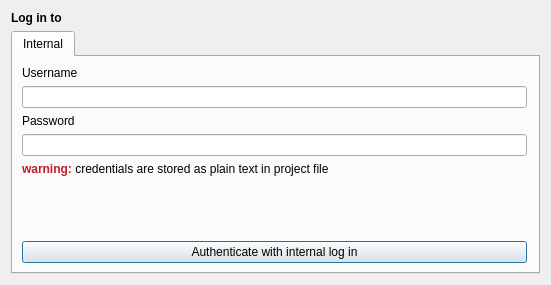
<?xml version="1.0" encoding="UTF-8"?>
<ui version="4.0">
 <class>LoginDialog</class>
 <widget class="QDialog" name="LoginDialog">
  <property name="geometry">
   <rect>
    <x>0</x>
    <y>0</y>
    <width>551</width>
    <height>285</height>
   </rect>
  </property>
  <property name="windowTitle">
   <string>Authenticate connection</string>
  </property>
  <layout class="QGridLayout" name="gridLayout_2">
   <item row="9" column="0">
    <widget class="QTabWidget" name="tabWidget">
     <property name="tabPosition">
      <enum>QTabWidget::North</enum>
     </property>
     <property name="tabShape">
      <enum>QTabWidget::Rounded</enum>
     </property>
     <property name="documentMode">
      <bool>false</bool>
     </property>
     <property name="movable">
      <bool>false</bool>
     </property>
     <property name="tabBarAutoHide">
      <bool>false</bool>
     </property>
     <widget class="QWidget" name="internal">
      <property name="sizePolicy">
       <sizepolicy hsizetype="Expanding" vsizetype="Expanding">
        <horstretch>0</horstretch>
        <verstretch>0</verstretch>
       </sizepolicy>
      </property>
      <property name="maximumSize">
       <size>
        <width>523</width>
        <height>16777215</height>
       </size>
      </property>
      <attribute name="title">
       <string>Internal</string>
      </attribute>
      <layout class="QVBoxLayout" name="verticalLayout_3">
       <item>
        <widget class="QLabel" name="usernameLabel">
         <property name="text">
          <string>Username</string>
         </property>
        </widget>
       </item>
       <item>
        <widget class="QLineEdit" name="usernameEdit"/>
       </item>
       <item>
        <widget class="QLabel" name="passwordLabel">
         <property name="text">
          <string>Password</string>
         </property>
        </widget>
       </item>
       <item>
        <widget class="QLineEdit" name="passwordEdit"/>
       </item>
       <item>
        <widget class="QLabel" name="description">
         <property name="text">
          <string>&lt;html&gt;&lt;head/&gt;&lt;body&gt;&lt;p&gt;&lt;span style=&quot; font-weight:700; color:#c01c28;&quot;&gt;warning: &lt;/span&gt;&lt;span style=&quot; color:#000000;&quot;&gt;credentials are stored as plain text in project file&lt;/span&gt;&lt;/p&gt;&lt;/body&gt;&lt;/html&gt;</string>
         </property>
        </widget>
       </item>
       <item>
        <spacer name="verticalSpacer">
         <property name="orientation">
          <enum>Qt::Vertical</enum>
         </property>
         <property name="sizeHint" stdset="0">
          <size>
           <width>20</width>
           <height>40</height>
          </size>
         </property>
        </spacer>
       </item>
       <item>
        <widget class="QPushButton" name="authButton">
         <property name="text">
          <string>Authenticate with internal log in</string>
         </property>
        </widget>
       </item>
      </layout>
     </widget>
    </widget>
   </item>
   <item row="0" column="0">
    <widget class="QLabel" name="titleLabel">
     <property name="sizePolicy">
      <sizepolicy hsizetype="Expanding" vsizetype="Fixed">
       <horstretch>0</horstretch>
       <verstretch>0</verstretch>
      </sizepolicy>
     </property>
     <property name="font">
      <font>
       <bold>true</bold>
      </font>
     </property>
     <property name="locale">
      <locale language="English" country="UnitedStates"/>
     </property>
     <property name="text">
      <string>Log in to</string>
     </property>
    </widget>
   </item>
  </layout>
 </widget>
 <resources/>
 <connections/>
</ui>
